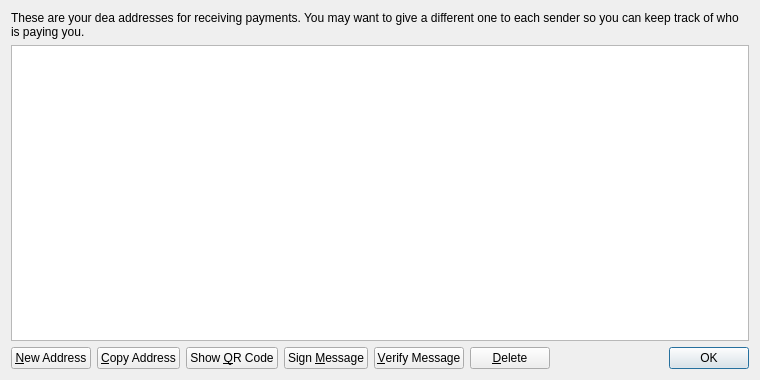
<?xml version="1.0" encoding="UTF-8"?>
<ui version="4.0">
 <class>AddressBookPage</class>
 <widget class="QWidget" name="AddressBookPage">
  <property name="geometry">
   <rect>
    <x>0</x>
    <y>0</y>
    <width>760</width>
    <height>380</height>
   </rect>
  </property>
  <property name="windowTitle">
   <string>Address Book</string>
  </property>
  <layout class="QVBoxLayout" name="verticalLayout">
   <item>
    <widget class="QLabel" name="labelExplanation">
     <property name="text">
      <string>These are your dea addresses for receiving payments. You may want to give a different one to each sender so you can keep track of who is paying you.</string>
     </property>
     <property name="textFormat">
      <enum>Qt::PlainText</enum>
     </property>
     <property name="wordWrap">
      <bool>true</bool>
     </property>
    </widget>
   </item>
   <item>
    <widget class="QTableView" name="tableView">
     <property name="contextMenuPolicy">
      <enum>Qt::CustomContextMenu</enum>
     </property>
     <property name="toolTip">
      <string>Double-click to edit address or label</string>
     </property>
     <property name="tabKeyNavigation">
      <bool>false</bool>
     </property>
     <property name="alternatingRowColors">
      <bool>true</bool>
     </property>
     <property name="selectionMode">
      <enum>QAbstractItemView::SingleSelection</enum>
     </property>
     <property name="selectionBehavior">
      <enum>QAbstractItemView::SelectRows</enum>
     </property>
     <property name="sortingEnabled">
      <bool>true</bool>
     </property>
     <attribute name="verticalHeaderVisible">
      <bool>false</bool>
     </attribute>
    </widget>
   </item>
   <item>
    <layout class="QHBoxLayout" name="horizontalLayout">
     <item>
      <widget class="QPushButton" name="newAddressButton">
       <property name="toolTip">
        <string>Create a new address</string>
       </property>
       <property name="text">
        <string>&amp;New Address</string>
       </property>
       <property name="icon">
        <iconset resource="../bitcoin.qrc">
         <normaloff>:/icons/add</normaloff>:/icons/add</iconset>
       </property>
      </widget>
     </item>
     <item>
      <widget class="QPushButton" name="copyToClipboard">
       <property name="toolTip">
        <string>Copy the currently selected address to the system clipboard</string>
       </property>
       <property name="text">
        <string>&amp;Copy Address</string>
       </property>
       <property name="icon">
        <iconset resource="../bitcoin.qrc">
         <normaloff>:/icons/editcopy</normaloff>:/icons/editcopy</iconset>
       </property>
      </widget>
     </item>
     <item>
      <widget class="QPushButton" name="showQRCode">
       <property name="text">
        <string>Show &amp;QR Code</string>
       </property>
       <property name="icon">
        <iconset resource="../bitcoin.qrc">
         <normaloff>:/icons/qrcode</normaloff>:/icons/qrcode</iconset>
       </property>
      </widget>
     </item>
     <item>
      <widget class="QPushButton" name="signMessage">
       <property name="toolTip">
        <string>Sign a message to prove you own a dea address</string>
       </property>
       <property name="text">
        <string>Sign &amp;Message</string>
       </property>
       <property name="icon">
        <iconset resource="../bitcoin.qrc">
         <normaloff>:/icons/edit</normaloff>:/icons/edit</iconset>
       </property>
      </widget>
     </item>
     <item>
      <widget class="QPushButton" name="verifyMessage">
       <property name="toolTip">
        <string>Verify a message to ensure it was signed with a specified dea address</string>
       </property>
       <property name="text">
        <string>&amp;Verify Message</string>
       </property>
       <property name="icon">
        <iconset resource="../bitcoin.qrc">
         <normaloff>:/icons/transaction_0</normaloff>:/icons/transaction_0</iconset>
       </property>
      </widget>
     </item>
     <item>
      <widget class="QPushButton" name="deleteButton">
       <property name="toolTip">
        <string>Delete the currently selected address from the list</string>
       </property>
       <property name="text">
        <string>&amp;Delete</string>
       </property>
       <property name="icon">
        <iconset resource="../bitcoin.qrc">
         <normaloff>:/icons/remove</normaloff>:/icons/remove</iconset>
       </property>
      </widget>
     </item>
     <item>
      <spacer name="horizontalSpacer">
       <property name="orientation">
        <enum>Qt::Horizontal</enum>
       </property>
       <property name="sizeHint" stdset="0">
        <size>
         <width>40</width>
         <height>20</height>
        </size>
       </property>
      </spacer>
     </item>
     <item>
      <widget class="QDialogButtonBox" name="buttonBox">
       <property name="sizePolicy">
        <sizepolicy hsizetype="Maximum" vsizetype="Fixed">
         <horstretch>0</horstretch>
         <verstretch>0</verstretch>
        </sizepolicy>
       </property>
       <property name="standardButtons">
        <set>QDialogButtonBox::Ok</set>
       </property>
      </widget>
     </item>
    </layout>
   </item>
  </layout>
 </widget>
 <resources>
  <include location="../bitcoin.qrc"/>
 </resources>
 <connections/>
</ui>
